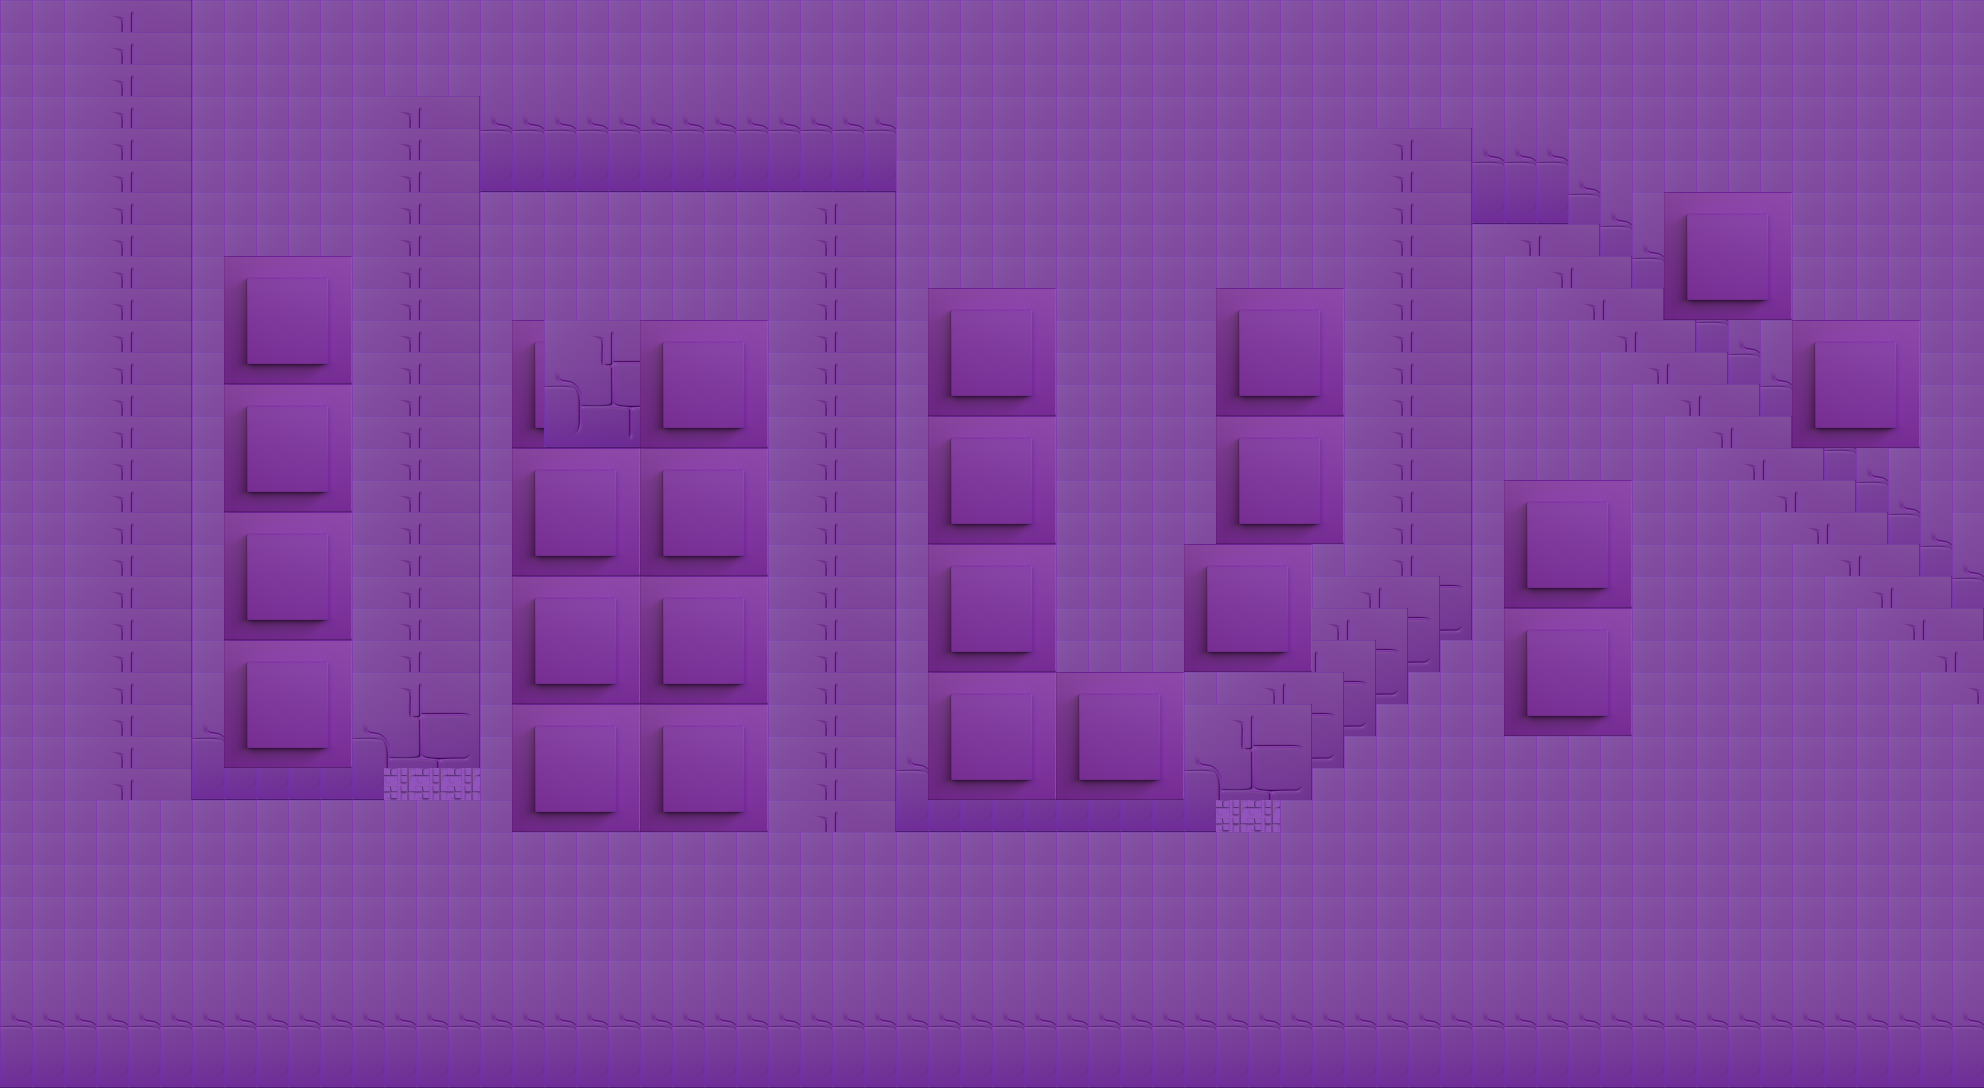

A level layout from a 2D game, rendered from its tile map. Below: a short description, then the map file with tile-grid data replaced by summaries:
An orthogonal 62x34 tile map with 32x32 px tiles, 2 tile layers (background, Towers), 2 tilesets and 37 objects (TowerSpot, Startpoint, Endpoint).

<map version="1.10" tiledversion="1.10.2" orientation="orthogonal" renderorder="left-up" width="62" height="34" tilewidth="32" tileheight="32" infinite="0" parallaxoriginx="0" parallaxoriginy="1088" nextlayerid="6" nextobjectid="55">
 <tileset firstgid="1" name="Towers" tilewidth="128" tileheight="128" tilecount="1" columns="0">
  <grid orientation="orthogonal" width="1" height="1" />
  <tile id="0">
   <properties>
    <property name="isTowerPlaced" type="bool" value="false" />
   </properties>
   <image width="128" height="128" source="../tiles/tower-tile-base.png" />
   <objectgroup draworder="index" id="3">
    <object id="4" type="TowerSpot" x="0" y="0" width="128" height="128">
     <properties>
      <property name="isTowerPlaced" type="bool" value="false" />
     </properties>
    </object>
   </objectgroup>
  </tile>
 </tileset>
 <tileset firstgid="2" name="Background" tilewidth="32" tileheight="32" tilecount="7" columns="0">
  <grid orientation="orthogonal" width="1" height="1" />
  <tile id="0">
   <image width="32" height="32" source="../tiles/background-tile-1.png" />
  </tile>
  <tile id="1">
   <image width="32" height="32" source="../tiles/background-tile-2.png" />
  </tile>
  <tile id="2">
   <image width="32" height="32" source="../tiles/background-tile-3.png" />
  </tile>
  <tile id="3">
   <image width="32" height="32" source="../tiles/background-tile-4.png" />
  </tile>
  <tile id="4">
   <image width="32" height="32" source="../tiles/background-tile-5.png" />
  </tile>
  <tile id="5">
   <image width="32" height="32" source="../tiles/path-tile.png" />
  </tile>
  <tile id="7" type="WayPoint">
   <properties>
    <property name="isWayPoint" type="bool" value="true" />
   </properties>
   <image width="32" height="32" source="../tiles/path-tile.png" />
  </tile>
 </tileset>
 <layer id="1" name="background" width="62" height="34">
  <data>[2108 cells, 2108 non-empty, 3 distinct tile ids]</data>
 </layer>
 <layer id="4" name="Towers" width="62" height="34">
  <data>[2108 cells, 25 non-empty, 2 distinct tile ids]</data>
 </layer>
 <objectgroup id="2" name="Map" class="BaseMap">
  <object id="1" name="Startpoint" x="96" y="96" width="96" height="96">
   <properties>
    <property name="isStartPoint" type="bool" value="false" />
   </properties>
  </object>
  <object id="3" name="Endpoint" x="1824" y="576" width="88.2162" height="96">
   <properties>
    <property name="isEndPoint" type="bool" value="false" />
   </properties>
  </object>
 </objectgroup>
 <objectgroup id="3" name="TowerSpots" class="TowerSpot">
  <object id="8" x="224" y="256" width="126" height="126">
   <properties>
    <property name="isTowerPlaced" type="bool" value="false" />
   </properties>
  </object>
  <object id="22" x="224" y="384" width="126" height="126">
   <properties>
    <property name="isTowerPlaced" type="bool" value="false" />
   </properties>
  </object>
  <object id="23" x="224" y="512" width="126" height="126">
   <properties>
    <property name="isTowerPlaced" type="bool" value="false" />
   </properties>
  </object>
  <object id="24" x="224" y="635" width="126" height="126">
   <properties>
    <property name="isTowerPlaced" type="bool" value="false" />
   </properties>
  </object>
  <object id="25" x="512" y="320" width="126" height="126">
   <properties>
    <property name="isTowerPlaced" type="bool" value="false" />
   </properties>
  </object>
  <object id="26" x="512" y="448" width="126" height="126">
   <properties>
    <property name="isTowerPlaced" type="bool" value="false" />
   </properties>
  </object>
  <object id="27" x="512" y="576" width="126" height="126">
   <properties>
    <property name="isTowerPlaced" type="bool" value="false" />
   </properties>
  </object>
  <object id="28" x="512" y="704" width="126" height="126">
   <properties>
    <property name="isTowerPlaced" type="bool" value="false" />
   </properties>
  </object>
  <object id="29" x="640" y="704" width="126" height="126">
   <properties>
    <property name="isTowerPlaced" type="bool" value="false" />
   </properties>
  </object>
  <object id="30" x="640" y="320" width="126" height="126">
   <properties>
    <property name="isTowerPlaced" type="bool" value="false" />
   </properties>
  </object>
  <object id="31" x="640" y="576" width="126" height="126">
   <properties>
    <property name="isTowerPlaced" type="bool" value="false" />
   </properties>
  </object>
  <object id="32" x="640" y="448" width="126" height="126">
   <properties>
    <property name="isTowerPlaced" type="bool" value="false" />
   </properties>
  </object>
  <object id="33" x="928" y="672" width="126" height="126">
   <properties>
    <property name="isTowerPlaced" type="bool" value="false" />
   </properties>
  </object>
  <object id="34" x="928" y="416" width="126" height="126">
   <properties>
    <property name="isTowerPlaced" type="bool" value="false" />
   </properties>
  </object>
  <object id="35" x="928" y="544" width="126" height="126">
   <properties>
    <property name="isTowerPlaced" type="bool" value="false" />
   </properties>
  </object>
  <object id="36" x="928" y="288" width="126" height="126">
   <properties>
    <property name="isTowerPlaced" type="bool" value="false" />
   </properties>
  </object>
  <object id="37" x="1184" y="544" width="126" height="126">
   <properties>
    <property name="isTowerPlaced" type="bool" value="false" />
   </properties>
  </object>
  <object id="38" x="1056" y="672" width="126" height="126">
   <properties>
    <property name="isTowerPlaced" type="bool" value="false" />
   </properties>
  </object>
  <object id="39" x="1216" y="416" width="126" height="126">
   <properties>
    <property name="isTowerPlaced" type="bool" value="false" />
   </properties>
  </object>
  <object id="40" x="1216" y="288" width="126" height="126">
   <properties>
    <property name="isTowerPlaced" type="bool" value="false" />
   </properties>
  </object>
  <object id="41" x="1504" y="608" width="126" height="126">
   <properties>
    <property name="isTowerPlaced" type="bool" value="false" />
   </properties>
  </object>
  <object id="42" x="1504" y="480" width="126" height="126">
   <properties>
    <property name="isTowerPlaced" type="bool" value="false" />
   </properties>
  </object>
  <object id="43" x="1664" y="192" width="126" height="126">
   <properties>
    <property name="isTowerPlaced" type="bool" value="false" />
   </properties>
  </object>
  <object id="44" x="1792" y="320" width="126" height="126">
   <properties>
    <property name="isTowerPlaced" type="bool" value="false" />
   </properties>
  </object>
 </objectgroup>
 <objectgroup id="5" name="WayPoints">
  <object id="45" x="144" y="848">
   <point />
  </object>
  <object id="46" x="432" y="856">
   <point />
  </object>
  <object id="47" x="432" y="240">
   <point />
  </object>
  <object id="48" x="848" y="240">
   <point />
  </object>
  <object id="49" x="848" y="878">
   <point />
  </object>
  <object id="50" x="1232" y="882">
   <point />
  </object>
  <object id="51" x="1422" y="688">
   <point />
  </object>
  <object id="52" x="1422" y="274">
   <point />
  </object>
  <object id="53" x="1520" y="272">
   <point />
  </object>
  <object id="54" x="1866" y="624">
   <point />
  </object>
 </objectgroup>
</map>